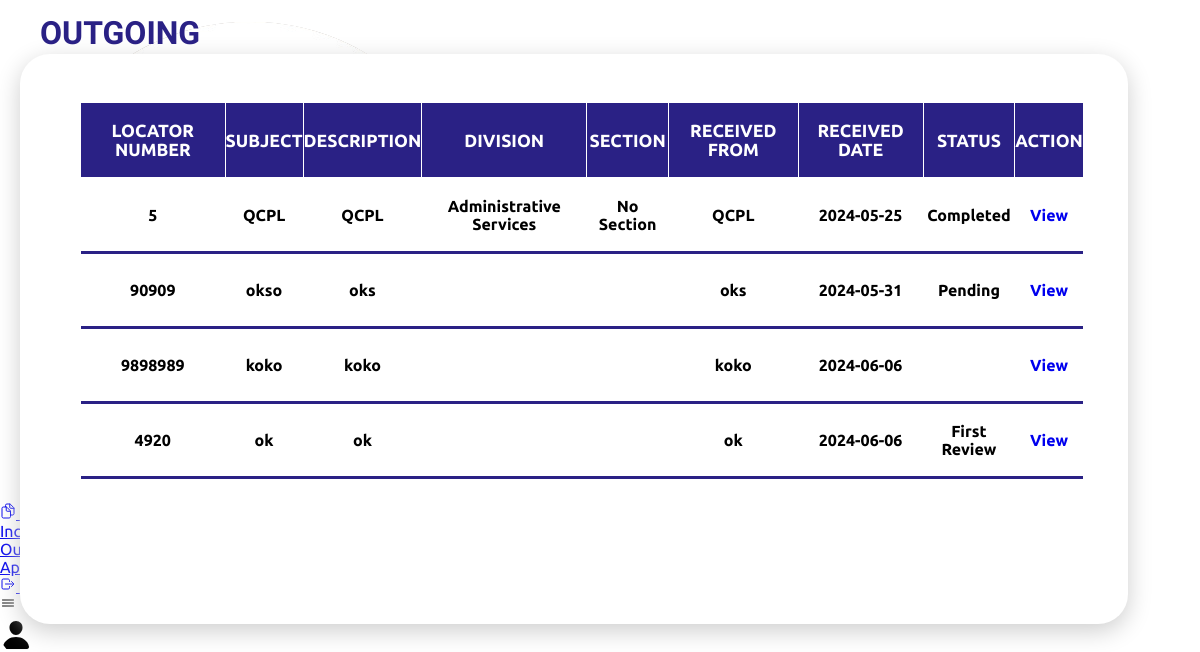
Before: /Frontend/Dashboard/proofreaderoutgoing.php with the older database file.
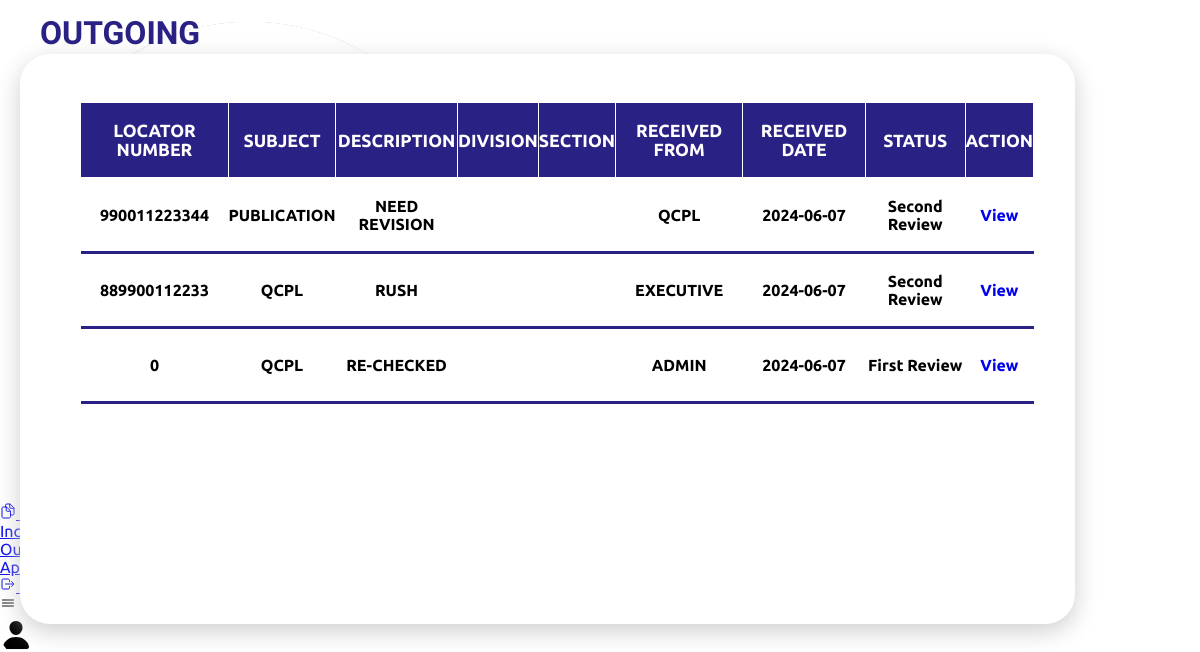
After: the same page with the newer database file.
### tables this page shows
CREATE TABLE `fileupload` (
  `id` int(11) NOT NULL,
  `file_name` varchar(255) NOT NULL,
  `division` varchar(255) DEFAULT NULL,
  `section` varchar(255) DEFAULT NULL,
  `category` enum('Incoming','Outgoing','','') DEFAULT NULL,
  `locator_num` varchar(255) DEFAULT NULL,
  `received_date` date DEFAULT NULL,
  `received_from` varchar(255) DEFAULT NULL,
  `subject` varchar(255) DEFAULT NULL,
  `description` text DEFAULT NULL,
  `type` varchar(100) DEFAULT NULL,
  `file_path` varchar(255) NOT NULL,
  `proofreader_comment` varchar(255) NOT NULL,
  `boss2_comment` varchar(255) NOT NULL,
  `boss1_comment` varchar(255) NOT NULL,
  `status` varchar(255) NOT NULL
);

### Frontend/Dashboard/proofreaderoutgoing.php (the view, shortened to what this page needs)
<!DOCTYPE html>
<html lang="en">
<head>
    <link rel="stylesheet" href="style.css">
</head>
<body>
  <div class="container">
        <div class="navigation">
            <ul>
                <li>
                    <a href="#">
                        <span class="img">
                        </span>
                        <span class="title">Quezon City Public Library</span>
                    </a>
                </li>
                <li>
                <a href="proofviewdocument.php">
                    <span class="icon">
                    <ion-icon name="documents-outline"></ion-icon>
                    </span>
                    <span class="title">Documents<ion-icon id="dash_down_btn" name="caret-down-outline"></ion-icon></span>
                    </a>
                         <li class="sub_dash"><a href="proofreaderincoming.php">Incoming</a></li>
                         <li class="sub_dash"><a href="proofreaderoutgoing.php">Outgoing</a></li>
                         <li class="sub_dash"><a href="proofreaderapproved.php">Approved</a></li>
                </li>
                <li>
                    <a href="/qcpl/Backend/logout.php">
                        <span class="icon">
                            <ion-icon name="log-out-outline"></ion-icon>
                        </span>
                        <span class="title">Sign Out</span>
                    </a>
                </li>
            </ul>
        </div>
        <div class="main">
            <div class="topbar">
                <div class="toggle"><ion-icon name="menu-outline"></ion-icon></div>
                <div class="user"><span class="icon"><ion-icon name="person"></ion-icon></span></div>
            </div>
            <div class="details">
                <div class="upload">
                    <div class="cardHeader">
                        <h2>OUTGOING</h2>
            <div class ="summary">
            <table aria-describedby="tableDescription">
                            <thead>
                                <tr>
                                    <th><center>Locator Number</center></th>
                                    <th><center>Subject</center></th>
                                    <th><center>Description</center></th>
                                    <th><center>Division</center></th>
                                    <th><center>Section</center></th>
                                    <th><center>Received From</center></th>
                                    <th><center>Received Date</center></th>
                                    <th><center>Status</center></th>
                                    <th><center>Action</center></th>
                                </tr>
                            </thead>
                            <tbody>
                            <?php
                            $servername = "localhost";
                            $username = "root";
                            $password = "";
                            $dbname = "qcpl";
                            $conn = new mysqli($servername, $username, $password, $dbname);
                            $sql = "SELECT * FROM fileupload WHERE status != 'Approved' AND category='Outgoing'";
                            $result = $conn->query($sql);
                            if ($result->num_rows > 0) {
                                while ($row = $result->fetch_assoc()) {
                                    echo "<tr>";
                                    echo "<td><center>" . htmlspecialchars($row["locator_num"]) . "</td>";
                                    echo "<td><center>" . htmlspecialchars($row["subject"]) . "</td>";
                                    echo "<td><center>" . htmlspecialchars($row["description"]) . "</td>";
                                    echo "<td><center>" . htmlspecialchars($row["division"]) . "</td>";
                                    echo "<td><center>" . htmlspecialchars($row["section"]) . "</td>";
                                    echo "<td><center>" . htmlspecialchars($row["received_from"]) . "</td>";
                                    echo "<td><center>" . htmlspecialchars($row["received_date"]) . "</td>";
                                    echo "<td><center>" . htmlspecialchars($row["status"]) . "</td>";
                                    echo "<td><a href='proofreaderdocuments.php?locator_num=" . htmlspecialchars($row["locator_num"]) . "' target='_self' aria-label='View details for " . htmlspecialchars($row["locator_num"]) . "'>View</a></td>";
                                    echo "</tr>";
                                }
                                echo "</tbody>";
                                echo "</table>";
                            } else {
                                echo "<p>No records found.</p>";
                            }
                            ?>
            </div>
            </div>
                    </div>
                </div>
            </div>
        </div>
</body>
</html>

Changed rows visible on the page:
removed fileupload: locator_num "5", subject "QCPL", description "QCPL", division "Administrative Services", section "No Section", received_from "QCPL", received_date "2024-05-25", status "Completed"
removed fileupload: locator_num "90909", subject "okso", description "oks", received_from "oks", received_date "2024-05-31", status "Pending"
removed fileupload: locator_num "9898989", subject "koko", description "koko", received_from "koko", received_date "2024-06-06"
removed fileupload: locator_num "4920", subject "ok", description "ok", received_from "ok", received_date "2024-06-06", status "First Review"
added fileupload: locator_num "990011223344", subject "PUBLICATION", description "NEED REVISION", received_from "QCPL", received_date "2024-06-07", status "Second Review"
added fileupload: locator_num "889900112233", subject "QCPL", description "RUSH", received_from "EXECUTIVE", received_date "2024-06-07", status "Second Review"
added fileupload: locator_num "0", subject "QCPL", description "RE-CHECKED", received_from "ADMIN", received_date "2024-06-07", status "First Review"
